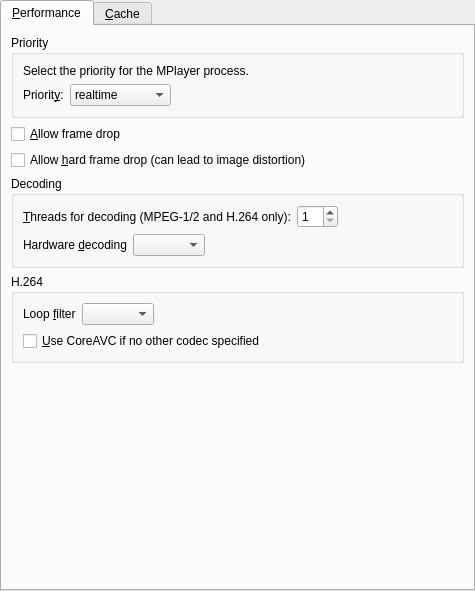
<?xml version="1.0" encoding="UTF-8"?>
<ui version="4.0">
 <class>PrefPerformance</class>
 <widget class="QWidget" name="PrefPerformance">
  <property name="geometry">
   <rect>
    <x>0</x>
    <y>0</y>
    <width>475</width>
    <height>591</height>
   </rect>
  </property>
  <layout class="QVBoxLayout">
   <property name="spacing">
    <number>6</number>
   </property>
   <property name="margin">
    <number>0</number>
   </property>
   <item>
    <widget class="QTabWidget" name="tabWidget">
     <property name="currentIndex">
      <number>0</number>
     </property>
     <widget class="QWidget" name="tab">
      <attribute name="title">
       <string>&amp;Performance</string>
      </attribute>
      <layout class="QVBoxLayout" name="verticalLayout_2">
       <item>
        <widget class="QGroupBox" name="priority_group">
         <property name="title">
          <string>Priority</string>
         </property>
         <layout class="QVBoxLayout">
          <property name="spacing">
           <number>6</number>
          </property>
          <property name="margin">
           <number>9</number>
          </property>
          <item>
           <widget class="QLabel" name="priority_intro_label">
            <property name="text">
             <string>Select the priority for the MPlayer process.</string>
            </property>
            <property name="wordWrap">
             <bool>false</bool>
            </property>
           </widget>
          </item>
          <item>
           <layout class="QHBoxLayout">
            <property name="spacing">
             <number>6</number>
            </property>
            <property name="margin">
             <number>0</number>
            </property>
            <item>
             <widget class="QLabel" name="priority_label">
              <property name="text">
               <string>Priorit&amp;y:</string>
              </property>
              <property name="wordWrap">
               <bool>false</bool>
              </property>
              <property name="buddy">
               <cstring>priority_combo</cstring>
              </property>
             </widget>
            </item>
            <item>
             <widget class="QComboBox" name="priority_combo">
              <item>
               <property name="text">
                <string>realtime</string>
               </property>
              </item>
              <item>
               <property name="text">
                <string>high</string>
               </property>
              </item>
              <item>
               <property name="text">
                <string>abovenormal</string>
               </property>
              </item>
              <item>
               <property name="text">
                <string>normal</string>
               </property>
              </item>
              <item>
               <property name="text">
                <string>belownormal</string>
               </property>
              </item>
              <item>
               <property name="text">
                <string>idle</string>
               </property>
              </item>
             </widget>
            </item>
            <item>
             <spacer>
              <property name="orientation">
               <enum>Qt::Horizontal</enum>
              </property>
              <property name="sizeType">
               <enum>QSizePolicy::Expanding</enum>
              </property>
              <property name="sizeHint" stdset="0">
               <size>
                <width>201</width>
                <height>21</height>
               </size>
              </property>
             </spacer>
            </item>
           </layout>
          </item>
         </layout>
        </widget>
       </item>
       <item>
        <widget class="QCheckBox" name="framedrop_check">
         <property name="text">
          <string>&amp;Allow frame drop</string>
         </property>
        </widget>
       </item>
       <item>
        <widget class="QCheckBox" name="hardframedrop_check">
         <property name="text">
          <string>Allow &amp;hard frame drop (can lead to image distortion)</string>
         </property>
        </widget>
       </item>
       <item>
        <widget class="QGroupBox" name="groupBox_2">
         <property name="title">
          <string>Decoding</string>
         </property>
         <layout class="QVBoxLayout" name="verticalLayout">
          <item>
           <layout class="QHBoxLayout">
            <property name="spacing">
             <number>6</number>
            </property>
            <property name="margin">
             <number>0</number>
            </property>
            <item>
             <widget class="QLabel" name="label_13">
              <property name="text">
               <string>&amp;Threads for decoding (MPEG-1/2 and H.264 only):</string>
              </property>
              <property name="buddy">
               <cstring>threads_spin</cstring>
              </property>
             </widget>
            </item>
            <item>
             <widget class="QSpinBox" name="threads_spin">
              <property name="minimum">
               <number>1</number>
              </property>
              <property name="maximum">
               <number>16</number>
              </property>
              <property name="value">
               <number>1</number>
              </property>
             </widget>
            </item>
            <item>
             <spacer>
              <property name="orientation">
               <enum>Qt::Horizontal</enum>
              </property>
              <property name="sizeHint" stdset="0">
               <size>
                <width>40</width>
                <height>20</height>
               </size>
              </property>
             </spacer>
            </item>
           </layout>
          </item>
          <item>
           <layout class="QHBoxLayout" name="horizontalLayout">
            <item>
             <widget class="QLabel" name="label_16">
              <property name="text">
               <string>Hardware &amp;decoding</string>
              </property>
              <property name="buddy">
               <cstring>hwdec_combo</cstring>
              </property>
             </widget>
            </item>
            <item>
             <widget class="QComboBox" name="hwdec_combo"/>
            </item>
            <item>
             <spacer name="horizontalSpacer">
              <property name="orientation">
               <enum>Qt::Horizontal</enum>
              </property>
              <property name="sizeHint" stdset="0">
               <size>
                <width>40</width>
                <height>20</height>
               </size>
              </property>
             </spacer>
            </item>
           </layout>
          </item>
         </layout>
        </widget>
       </item>
       <item>
        <widget class="QGroupBox" name="groupBox">
         <property name="title">
          <string>H.264</string>
         </property>
         <layout class="QVBoxLayout">
          <property name="spacing">
           <number>6</number>
          </property>
          <property name="margin">
           <number>9</number>
          </property>
          <item>
           <layout class="QHBoxLayout">
            <item>
             <widget class="QLabel" name="label_8">
              <property name="text">
               <string>Loop &amp;filter</string>
              </property>
              <property name="buddy">
               <cstring>loopfilter_combo</cstring>
              </property>
             </widget>
            </item>
            <item>
             <widget class="QComboBox" name="loopfilter_combo"/>
            </item>
            <item>
             <spacer>
              <property name="orientation">
               <enum>Qt::Horizontal</enum>
              </property>
              <property name="sizeHint" stdset="0">
               <size>
                <width>40</width>
                <height>20</height>
               </size>
              </property>
             </spacer>
            </item>
           </layout>
          </item>
          <item>
           <widget class="QCheckBox" name="coreavc_check">
            <property name="text">
             <string>&amp;Use CoreAVC if no other codec specified</string>
            </property>
           </widget>
          </item>
         </layout>
        </widget>
       </item>
       <item>
        <spacer>
         <property name="orientation">
          <enum>Qt::Vertical</enum>
         </property>
         <property name="sizeHint" stdset="0">
          <size>
           <width>20</width>
           <height>40</height>
          </size>
         </property>
        </spacer>
       </item>
      </layout>
     </widget>
     <widget class="QWidget" name="tab_2">
      <attribute name="title">
       <string>&amp;Cache</string>
      </attribute>
      <layout class="QGridLayout">
       <item row="0" column="0" colspan="4">
        <widget class="QLabel" name="textLabel1_12">
         <property name="text">
          <string>Setting a cache may improve performance on slow media</string>
         </property>
         <property name="wordWrap">
          <bool>false</bool>
         </property>
        </widget>
       </item>
       <item row="1" column="0">
        <widget class="QLabel" name="label_2">
         <property name="text">
          <string>Cache for &amp;local files:</string>
         </property>
         <property name="buddy">
          <cstring>cache_files_spin</cstring>
         </property>
        </widget>
       </item>
       <item row="1" column="1">
        <widget class="QSpinBox" name="cache_files_spin">
         <property name="maximum">
          <number>100000</number>
         </property>
        </widget>
       </item>
       <item row="1" column="2">
        <widget class="QLabel" name="label_3">
         <property name="text">
          <string>KB</string>
         </property>
        </widget>
       </item>
       <item row="1" column="3">
        <spacer>
         <property name="orientation">
          <enum>Qt::Horizontal</enum>
         </property>
         <property name="sizeHint" stdset="0">
          <size>
           <width>211</width>
           <height>20</height>
          </size>
         </property>
        </spacer>
       </item>
       <item row="2" column="0">
        <widget class="QLabel" name="label_4">
         <property name="text">
          <string>Cache for &amp;streams:</string>
         </property>
         <property name="buddy">
          <cstring>cache_streams_spin</cstring>
         </property>
        </widget>
       </item>
       <item row="2" column="1">
        <widget class="QSpinBox" name="cache_streams_spin">
         <property name="maximum">
          <number>100000</number>
         </property>
        </widget>
       </item>
       <item row="2" column="2">
        <widget class="QLabel" name="label_5">
         <property name="text">
          <string>KB</string>
         </property>
        </widget>
       </item>
       <item row="2" column="3">
        <spacer>
         <property name="orientation">
          <enum>Qt::Horizontal</enum>
         </property>
         <property name="sizeHint" stdset="0">
          <size>
           <width>211</width>
           <height>27</height>
          </size>
         </property>
        </spacer>
       </item>
       <item row="3" column="0">
        <widget class="QLabel" name="label_6">
         <property name="text">
          <string>Cache for &amp;DVDs:</string>
         </property>
         <property name="buddy">
          <cstring>cache_dvds_spin</cstring>
         </property>
        </widget>
       </item>
       <item row="3" column="1">
        <widget class="QSpinBox" name="cache_dvds_spin">
         <property name="maximum">
          <number>100000</number>
         </property>
        </widget>
       </item>
       <item row="3" column="2">
        <widget class="QLabel" name="label_7">
         <property name="text">
          <string>KB</string>
         </property>
        </widget>
       </item>
       <item row="3" column="3">
        <spacer>
         <property name="orientation">
          <enum>Qt::Horizontal</enum>
         </property>
         <property name="sizeHint" stdset="0">
          <size>
           <width>211</width>
           <height>27</height>
          </size>
         </property>
        </spacer>
       </item>
       <item row="4" column="0">
        <widget class="QLabel" name="label_9">
         <property name="text">
          <string>Cache for &amp;audio CDs:</string>
         </property>
         <property name="buddy">
          <cstring>cache_cds_spin</cstring>
         </property>
        </widget>
       </item>
       <item row="4" column="1">
        <widget class="QSpinBox" name="cache_cds_spin">
         <property name="maximum">
          <number>100000</number>
         </property>
        </widget>
       </item>
       <item row="4" column="2">
        <widget class="QLabel" name="label_10">
         <property name="text">
          <string>KB</string>
         </property>
        </widget>
       </item>
       <item row="4" column="3">
        <spacer>
         <property name="orientation">
          <enum>Qt::Horizontal</enum>
         </property>
         <property name="sizeHint" stdset="0">
          <size>
           <width>221</width>
           <height>27</height>
          </size>
         </property>
        </spacer>
       </item>
       <item row="5" column="0">
        <widget class="QLabel" name="label_12">
         <property name="text">
          <string>Cache for &amp;VCDs:</string>
         </property>
         <property name="buddy">
          <cstring>cache_vcds_spin</cstring>
         </property>
        </widget>
       </item>
       <item row="5" column="1">
        <widget class="QSpinBox" name="cache_vcds_spin">
         <property name="maximum">
          <number>100000</number>
         </property>
        </widget>
       </item>
       <item row="5" column="2">
        <widget class="QLabel" name="label_11">
         <property name="text">
          <string>KB</string>
         </property>
        </widget>
       </item>
       <item row="5" column="3">
        <spacer>
         <property name="orientation">
          <enum>Qt::Horizontal</enum>
         </property>
         <property name="sizeHint" stdset="0">
          <size>
           <width>201</width>
           <height>27</height>
          </size>
         </property>
        </spacer>
       </item>
       <item row="6" column="0">
        <widget class="QLabel" name="label_14">
         <property name="text">
          <string>Cache for &amp;TV:</string>
         </property>
         <property name="buddy">
          <cstring>cache_tv_spin</cstring>
         </property>
        </widget>
       </item>
       <item row="6" column="1">
        <widget class="QSpinBox" name="cache_tv_spin">
         <property name="maximum">
          <number>100000</number>
         </property>
        </widget>
       </item>
       <item row="6" column="2">
        <widget class="QLabel" name="label_15">
         <property name="text">
          <string>KB</string>
         </property>
        </widget>
       </item>
       <item row="6" column="3">
        <spacer>
         <property name="orientation">
          <enum>Qt::Horizontal</enum>
         </property>
         <property name="sizeHint" stdset="0">
          <size>
           <width>231</width>
           <height>27</height>
          </size>
         </property>
        </spacer>
       </item>
       <item row="7" column="2">
        <spacer>
         <property name="orientation">
          <enum>Qt::Vertical</enum>
         </property>
         <property name="sizeHint" stdset="0">
          <size>
           <width>20</width>
           <height>40</height>
          </size>
         </property>
        </spacer>
       </item>
      </layout>
     </widget>
    </widget>
   </item>
  </layout>
 </widget>
 <tabstops>
  <tabstop>tabWidget</tabstop>
  <tabstop>priority_combo</tabstop>
  <tabstop>framedrop_check</tabstop>
  <tabstop>hardframedrop_check</tabstop>
  <tabstop>threads_spin</tabstop>
  <tabstop>hwdec_combo</tabstop>
  <tabstop>loopfilter_combo</tabstop>
  <tabstop>coreavc_check</tabstop>
  <tabstop>cache_files_spin</tabstop>
  <tabstop>cache_streams_spin</tabstop>
  <tabstop>cache_dvds_spin</tabstop>
  <tabstop>cache_cds_spin</tabstop>
  <tabstop>cache_vcds_spin</tabstop>
  <tabstop>cache_tv_spin</tabstop>
 </tabstops>
 <resources/>
 <connections/>
</ui>
